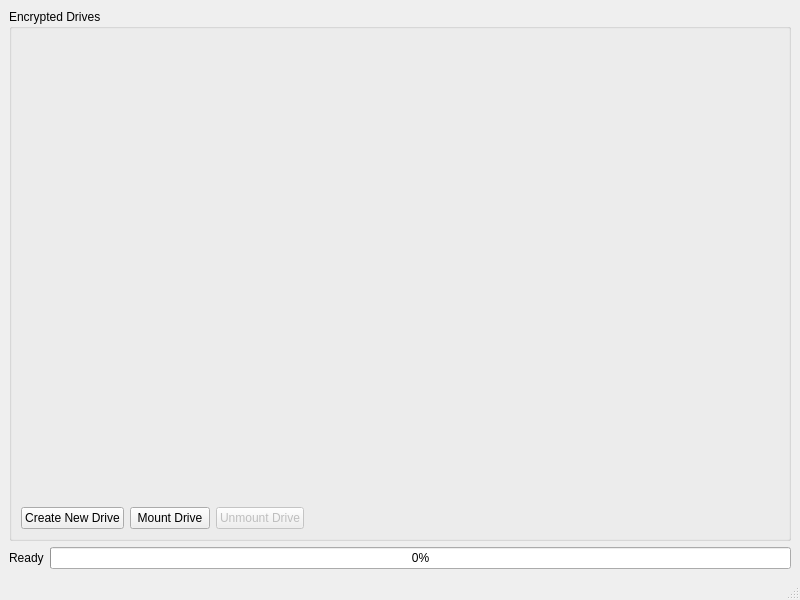
<?xml version="1.0" encoding="UTF-8"?>
<ui version="4.0">
 <class>MainWindow</class>
 <widget class="QMainWindow" name="MainWindow">
  <property name="geometry">
   <rect>
    <x>0</x>
    <y>0</y>
    <width>800</width>
    <height>600</height>
   </rect>
  </property>
  <property name="windowTitle">
   <string>EncryptoDrive</string>
  </property>
  <property name="windowIcon">
   <iconset resource="../../resources.qrc">
    <normaloff>:/icons/drive.png</normaloff>:/icons/drive.png
   </iconset>
  </property>
  <widget class="QWidget" name="centralWidget">
   <layout class="QVBoxLayout" name="verticalLayout">
    <item>
     <widget class="QGroupBox" name="drivesGroupBox">
      <property name="title">
       <string>Encrypted Drives</string>
      </property>
      <layout class="QVBoxLayout" name="verticalLayout_2">
       <item>
        <widget class="encrypto::gui::DriveList" name="driveListWidget" native="true">
         <property name="sizePolicy">
          <sizepolicy hsizetype="Expanding" vsizetype="Expanding">
           <horstretch>0</horstretch>
           <verstretch>0</verstretch>
          </sizepolicy>
         </property>
        </widget>
       </item>
       <item>
        <layout class="QHBoxLayout" name="horizontalLayout">
         <item>
          <widget class="QPushButton" name="createDriveButton">
           <property name="text">
            <string>Create New Drive</string>
           </property>
          </widget>
         </item>
         <item>
          <widget class="QPushButton" name="mountDriveButton">
           <property name="text">
            <string>Mount Drive</string>
           </property>
          </widget>
         </item>
         <item>
          <widget class="QPushButton" name="unmountDriveButton">
           <property name="text">
            <string>Unmount Drive</string>
           </property>
           <property name="enabled">
            <bool>false</bool>
           </property>
          </widget>
         </item>
         <item>
          <spacer name="horizontalSpacer">
           <property name="orientation">
            <enum>Qt::Horizontal</enum>
           </property>
           <property name="sizeHint" stdset="0">
            <size>
             <width>40</width>
             <height>20</height>
            </size>
           </property>
          </spacer>
         </item>
        </layout>
       </item>
      </layout>
     </widget>
    </item>
    <item>
     <layout class="QHBoxLayout" name="statusLayout">
      <item>
       <widget class="QLabel" name="statusLabel">
        <property name="text">
         <string>Ready</string>
        </property>
       </widget>
      </item>
      <item>
       <widget class="QProgressBar" name="progressBar">
        <property name="value">
         <number>0</number>
        </property>
        <property name="visible">
         <bool>false</bool>
        </property>
       </widget>
      </item>
     </layout>
    </item>
   </layout>
  </widget>
  <widget class="QMenuBar" name="menubar">
   <property name="geometry">
    <rect>
     <x>0</x>
     <y>0</y>
     <width>800</width>
     <height>22</height>
    </rect>
   </property>
  </widget>
  <widget class="QStatusBar" name="statusbar"/>
 </widget>
 <customwidgets>
  <customwidget>
   <class>encrypto::gui::DriveList</class>
   <extends>QWidget</extends>
   <header location="global">gui/widgets/drivelist.hpp</header>
  </customwidget>
 </customwidgets>
 <resources>
  <include location="../../resources.qrc"/>
 </resources>
 <connections/>
</ui>
